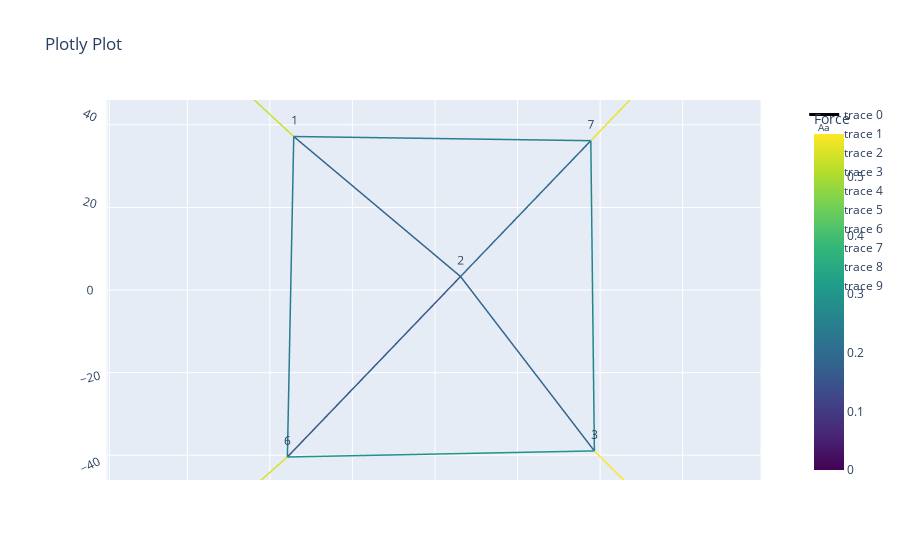

Notebook code for this chart:
### Markdown cell above
Define the unit cell network

### Code cell
def Rot(theta):
    """
    Rotation matrix around the z-axis
    :param theta: angle in radians
    :return: rotation matrix
    """
    return np.array([[np.cos(theta), -np.sin(theta), 0],
                     [np.sin(theta), np.cos(theta), 0],
                     [0, 0, 1]])

# Note that the coordinates of the vertices will change after equilibrium is reached.
model_name = "validation_unit"
L_scale = 10.5
vertices    = np.array([[-10, 0, 0], [-5, 0,0], [0, 0, 0], [5, 0, 0], [10, 0, 0], [0,-10,0], [0,-5,0], [0,5,0], [0,10,0]])*L_scale  # The coordinates of the vertices in mm
vertices    = vertices@Rot(np.pi/4)
edges       = [[0, 1], [1, 2], [2, 3], [3, 4], [5, 6], [6, 2], [2, 7], [7, 8], [1, 6], [6, 3], [3, 7], [7,1]]                  # The edges of the network.
paths       = [[0, 1, 2, 3], [4, 5, 6, 7], [8, 9, 10, 11]]   # 3D printable paths. Ensure an edge is not flipped.
directions  = [1, 1, 1, 1, 1, 1, 1, 1, 1, 1, 1, 1]          # Flip the curvature of an edge by setting the direction to -1.
center_cross_path = [1, 2, 5, 6]
connector_path = [0, 3, 4, 7]
q_scalar = 1.4
sum_q0 = 0.02*q_scalar
sum_q1 = 0.02*q_scalar
sum_q2 = 0.01*q_scalar
offset = 1/32
ratio_0 = np.array([3/8-offset, 1/8, 1/8, 3/8+offset])
ratio_1 = np.array([3/8, 1/8-offset, 1/8+offset, 3/8])
ratio_2 = np.array([2/8-offset, 2/8+offset, 2/8, 2/8])

q = np.zeros(len(edges))
q[paths[0]] = sum_q0*ratio_0
q[paths[1]] = sum_q1*ratio_1
q[paths[2]] = sum_q2*ratio_2

fixed       = [0, 4, 5, 8]
# Create the network
net = Network_custom.from_fd(vertices, edges, q, fixed, paths = paths, dir = directions)
net.net_plot(color=True, elables = False, vlabels = True)
np.max(net.f)/0.078294515

### Figure 1 — Plotly figure (JSON) as saved in the notebook; plotly's stock layout.template omitted (floating-point values rounded to 4 significant figures)
{"data": [{"line": {"color": [0.5273, 0.5273, 0, 0.1838, 0.1838, 0, 0.1855, 0.1855, 0, 0.5732, 0.5732, 0, 0.5403, 0.5403, 0, 0.1583, 0.1583, 0, 0.1985, 0.1985, 0, 0.5564, 0.5564, 0, 0.2367, 0.2367, 0, 0.2915, 0.2915, 0, 0.2618, 0.2618, 0, 0.2507, 0.2507, 0], "colorbar": {"title": {"text": "Force"}}, "colorscale": [[0, "#440154"], [0.1111, "#482878"], [0.2222, "#3e4989"], [0.3333, "#31688e"], [0.4444, "#26828e"], [0.5556, "#1f9e89"], [0.6667, "#35b779"], [0.7778, "#6ece58"], [0.8889, "#b5de2b"], [1, "#fde725"]], "showscale": true, "width": 3}, "mode": "lines", "type": "scatter3d", "x": [-74.25, -34.06, null, -34.06, 6.156, null, 6.156, 38.43, null, 38.43, 74.25, null, -74.25, -35.6, null, -35.6, 6.156, null, 6.156, 37.57, null, 37.57, 74.25, null, -34.06, -35.6, null, -35.6, 38.43, null, 38.43, 37.57, null, 37.57, -34.06, null], "y": [74.25, 37.01, null, 37.01, 3.253, null, 3.253, -38.8, null, -38.8, -74.25, null, -74.25, -40.27, null, -40.27, 3.253, null, 3.253, 36.0, null, 36.0, 74.25, null, 37.01, -40.27, null, -40.27, -38.8, null, -38.8, 36.0, null, 36.0, 37.01, null], "z": [0, 0, null, 0, 0, null, 0, 0, null, 0, 0, null, 0, 0, null, 0, 0, null, 0, 0, null, 0, 0, null, 0, 0, null, 0, 0, null, 0, 0, null, 0, 0, null]}, {"mode": "text", "text": ["0"], "type": "scatter3d", "x": [-74.25], "y": [74.25], "z": [0]}, {"mode": "text", "text": ["1"], "type": "scatter3d", "x": [-34.06], "y": [37.01], "z": [0]}, {"mode": "text", "text": ["2"], "type": "scatter3d", "x": [6.156], "y": [3.253], "z": [0]}, {"mode": "text", "text": ["3"], "type": "scatter3d", "x": [38.43], "y": [-38.8], "z": [0]}, {"mode": "text", "text": ["4"], "type": "scatter3d", "x": [74.25], "y": [-74.25], "z": [0]}, {"mode": "text", "text": ["5"], "type": "scatter3d", "x": [-74.25], "y": [-74.25], "z": [0]}, {"mode": "text", "text": ["6"], "type": "scatter3d", "x": [-35.6], "y": [-40.27], "z": [0]}, {"mode": "text", "text": ["7"], "type": "scatter3d", "x": [37.57], "y": [36.0], "z": [0]}, {"mode": "text", "text": ["8"], "type": "scatter3d", "x": [74.25], "y": [74.25], "z": [0]}], "layout": {"scene": {"aspectmode": "data", "camera": {"center": {"x": 0, "y": 0, "z": 0}, "eye": {"x": 0, "y": 0, "z": 3.712}, "up": {"x": 0, "y": 1, "z": 0}}}, "title": {"text": "Plotly Plot"}}}
